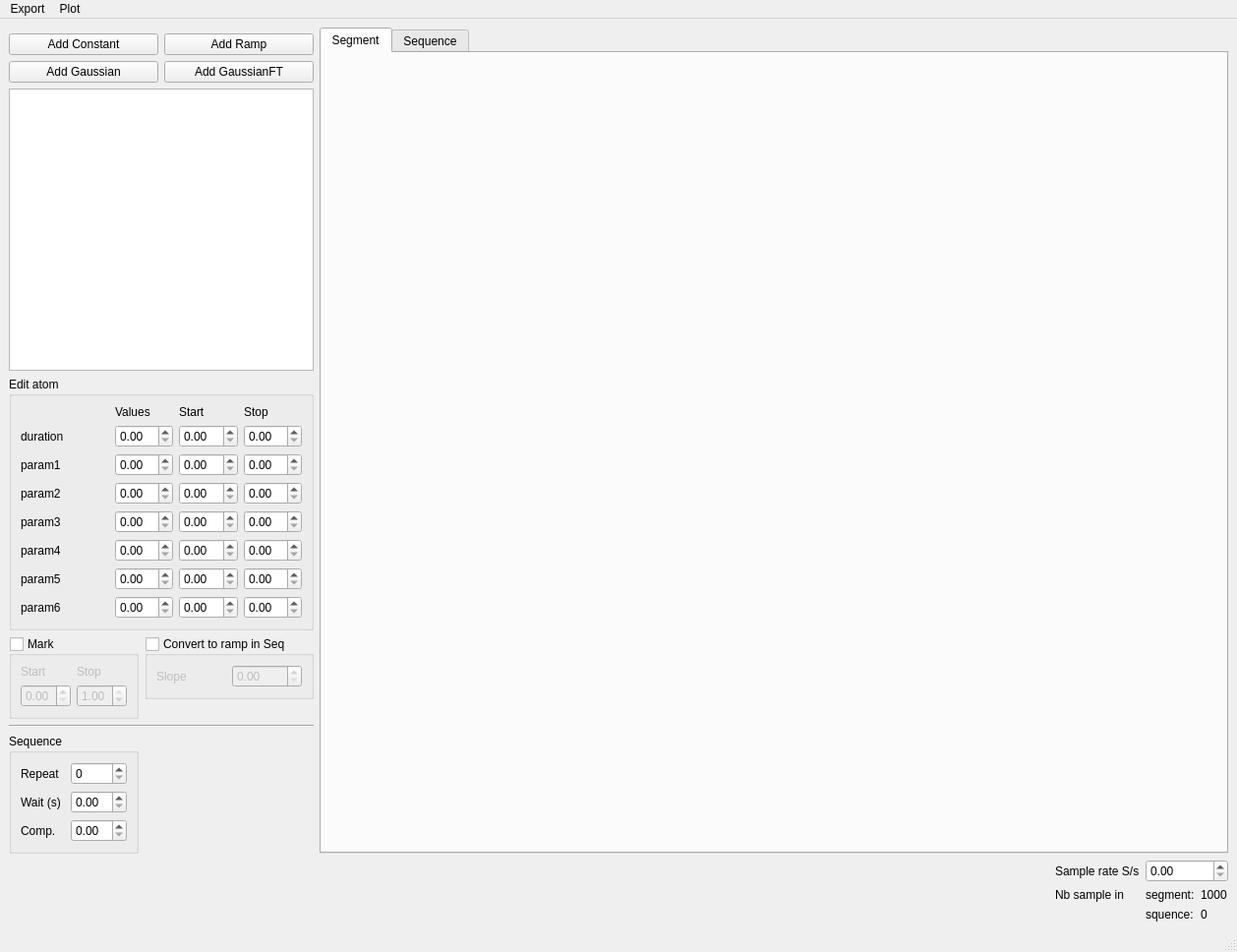
<?xml version="1.0" encoding="UTF-8"?>
<ui version="4.0">
 <class>MainWindow</class>
 <widget class="QMainWindow" name="MainWindow">
  <property name="geometry">
   <rect>
    <x>0</x>
    <y>0</y>
    <width>1258</width>
    <height>968</height>
   </rect>
  </property>
  <property name="sizePolicy">
   <sizepolicy hsizetype="Preferred" vsizetype="Preferred">
    <horstretch>0</horstretch>
    <verstretch>0</verstretch>
   </sizepolicy>
  </property>
  <property name="windowTitle">
   <string>MainWindow</string>
  </property>
  <widget class="QWidget" name="centralwidget">
   <layout class="QGridLayout" name="gridLayout">
    <item row="8" column="5">
     <spacer name="verticalSpacer">
      <property name="orientation">
       <enum>Qt::Horizontal</enum>
      </property>
      <property name="sizeHint" stdset="0">
       <size>
        <width>40</width>
        <height>20</height>
       </size>
      </property>
     </spacer>
    </item>
    <item row="7" column="0">
     <widget class="QGroupBox" name="groupBox">
      <property name="title">
       <string>Sequence</string>
      </property>
      <layout class="QGridLayout" name="gridLayout_4">
       <item row="0" column="0">
        <widget class="QLabel" name="label">
         <property name="text">
          <string>Repeat</string>
         </property>
        </widget>
       </item>
       <item row="1" column="0">
        <widget class="QLabel" name="label_8">
         <property name="text">
          <string>Wait (s)</string>
         </property>
        </widget>
       </item>
       <item row="1" column="1">
        <widget class="PyScientificSpinBox" name="sb_seq_wait"/>
       </item>
       <item row="2" column="1">
        <widget class="PyScientificSpinBox" name="sb_seq_comp"/>
       </item>
       <item row="0" column="1">
        <widget class="QSpinBox" name="sb_seq_repeat">
         <property name="maximum">
          <number>9999</number>
         </property>
        </widget>
       </item>
       <item row="2" column="0">
        <widget class="QLabel" name="label_3">
         <property name="text">
          <string>Comp.</string>
         </property>
        </widget>
       </item>
      </layout>
     </widget>
    </item>
    <item row="3" column="0" colspan="2">
     <widget class="QGroupBox" name="gb_atom">
      <property name="sizePolicy">
       <sizepolicy hsizetype="Preferred" vsizetype="Fixed">
        <horstretch>0</horstretch>
        <verstretch>0</verstretch>
       </sizepolicy>
      </property>
      <property name="title">
       <string>Edit atom</string>
      </property>
      <layout class="QGridLayout" name="gridLayout_2">
       <item row="0" column="3">
        <widget class="QLabel" name="label_4">
         <property name="text">
          <string>Start</string>
         </property>
        </widget>
       </item>
       <item row="4" column="4">
        <widget class="PyScientificSpinBox" name="vary_stop_3">
         <property name="enabled">
          <bool>true</bool>
         </property>
        </widget>
       </item>
       <item row="2" column="4">
        <widget class="PyScientificSpinBox" name="vary_stop_1">
         <property name="enabled">
          <bool>true</bool>
         </property>
        </widget>
       </item>
       <item row="0" column="2">
        <widget class="QLabel" name="label_2">
         <property name="text">
          <string>Values</string>
         </property>
        </widget>
       </item>
       <item row="3" column="0">
        <widget class="QLabel" name="lbl_value_2">
         <property name="minimumSize">
          <size>
           <width>90</width>
           <height>0</height>
          </size>
         </property>
         <property name="text">
          <string>param2</string>
         </property>
         <property name="wordWrap">
          <bool>true</bool>
         </property>
         <property name="margin">
          <number>0</number>
         </property>
        </widget>
       </item>
       <item row="4" column="0">
        <widget class="QLabel" name="lbl_value_3">
         <property name="minimumSize">
          <size>
           <width>90</width>
           <height>0</height>
          </size>
         </property>
         <property name="text">
          <string>param3</string>
         </property>
         <property name="wordWrap">
          <bool>true</bool>
         </property>
         <property name="margin">
          <number>0</number>
         </property>
        </widget>
       </item>
       <item row="3" column="2">
        <widget class="PyScientificSpinBox" name="sb_value_2"/>
       </item>
       <item row="1" column="3">
        <widget class="PyScientificSpinBox" name="vary_start_0">
         <property name="enabled">
          <bool>true</bool>
         </property>
        </widget>
       </item>
       <item row="4" column="2">
        <widget class="PyScientificSpinBox" name="sb_value_3"/>
       </item>
       <item row="0" column="4">
        <widget class="QLabel" name="label_5">
         <property name="text">
          <string>Stop</string>
         </property>
        </widget>
       </item>
       <item row="5" column="2">
        <widget class="PyScientificSpinBox" name="sb_value_4"/>
       </item>
       <item row="3" column="3">
        <widget class="PyScientificSpinBox" name="vary_start_2">
         <property name="enabled">
          <bool>true</bool>
         </property>
        </widget>
       </item>
       <item row="3" column="4">
        <widget class="PyScientificSpinBox" name="vary_stop_2">
         <property name="enabled">
          <bool>true</bool>
         </property>
        </widget>
       </item>
       <item row="5" column="4">
        <widget class="PyScientificSpinBox" name="vary_stop_4"/>
       </item>
       <item row="1" column="4">
        <widget class="PyScientificSpinBox" name="vary_stop_0">
         <property name="enabled">
          <bool>true</bool>
         </property>
        </widget>
       </item>
       <item row="4" column="3">
        <widget class="PyScientificSpinBox" name="vary_start_3">
         <property name="enabled">
          <bool>true</bool>
         </property>
        </widget>
       </item>
       <item row="2" column="3">
        <widget class="PyScientificSpinBox" name="vary_start_1">
         <property name="enabled">
          <bool>true</bool>
         </property>
        </widget>
       </item>
       <item row="5" column="3">
        <widget class="PyScientificSpinBox" name="vary_start_4"/>
       </item>
       <item row="5" column="0">
        <widget class="QLabel" name="lbl_value_4">
         <property name="minimumSize">
          <size>
           <width>90</width>
           <height>0</height>
          </size>
         </property>
         <property name="text">
          <string>param4</string>
         </property>
         <property name="wordWrap">
          <bool>true</bool>
         </property>
         <property name="margin">
          <number>0</number>
         </property>
        </widget>
       </item>
       <item row="1" column="2">
        <widget class="PyScientificSpinBox" name="sb_duration">
         <property name="minimum">
          <double>0.000000000000000</double>
         </property>
        </widget>
       </item>
       <item row="2" column="0">
        <widget class="QLabel" name="lbl_value_1">
         <property name="sizePolicy">
          <sizepolicy hsizetype="Preferred" vsizetype="Preferred">
           <horstretch>0</horstretch>
           <verstretch>0</verstretch>
          </sizepolicy>
         </property>
         <property name="minimumSize">
          <size>
           <width>90</width>
           <height>0</height>
          </size>
         </property>
         <property name="text">
          <string>param1</string>
         </property>
         <property name="wordWrap">
          <bool>true</bool>
         </property>
         <property name="margin">
          <number>0</number>
         </property>
        </widget>
       </item>
       <item row="2" column="2">
        <widget class="PyScientificSpinBox" name="sb_value_1"/>
       </item>
       <item row="7" column="2">
        <widget class="PyScientificSpinBox" name="sb_value_6"/>
       </item>
       <item row="6" column="2">
        <widget class="PyScientificSpinBox" name="sb_value_5"/>
       </item>
       <item row="6" column="3">
        <widget class="PyScientificSpinBox" name="vary_start_5"/>
       </item>
       <item row="7" column="3">
        <widget class="PyScientificSpinBox" name="vary_start_6"/>
       </item>
       <item row="7" column="4">
        <widget class="PyScientificSpinBox" name="vary_stop_6"/>
       </item>
       <item row="6" column="4">
        <widget class="PyScientificSpinBox" name="vary_stop_5"/>
       </item>
       <item row="7" column="0">
        <widget class="QLabel" name="lbl_value_6">
         <property name="minimumSize">
          <size>
           <width>90</width>
           <height>0</height>
          </size>
         </property>
         <property name="text">
          <string>param6</string>
         </property>
         <property name="wordWrap">
          <bool>true</bool>
         </property>
         <property name="margin">
          <number>0</number>
         </property>
        </widget>
       </item>
       <item row="6" column="0">
        <widget class="QLabel" name="lbl_value_5">
         <property name="minimumSize">
          <size>
           <width>90</width>
           <height>0</height>
          </size>
         </property>
         <property name="text">
          <string>param5</string>
         </property>
         <property name="wordWrap">
          <bool>true</bool>
         </property>
         <property name="margin">
          <number>0</number>
         </property>
        </widget>
       </item>
       <item row="1" column="0">
        <widget class="QLabel" name="lbl_duration">
         <property name="sizePolicy">
          <sizepolicy hsizetype="Preferred" vsizetype="Preferred">
           <horstretch>0</horstretch>
           <verstretch>0</verstretch>
          </sizepolicy>
         </property>
         <property name="minimumSize">
          <size>
           <width>90</width>
           <height>0</height>
          </size>
         </property>
         <property name="text">
          <string>duration</string>
         </property>
         <property name="wordWrap">
          <bool>true</bool>
         </property>
         <property name="margin">
          <number>0</number>
         </property>
        </widget>
       </item>
      </layout>
     </widget>
    </item>
    <item row="1" column="0" colspan="2">
     <layout class="QGridLayout" name="gridLayout_5">
      <item row="0" column="1">
       <widget class="QPushButton" name="pb_ramp">
        <property name="text">
         <string>Add Ramp</string>
        </property>
       </widget>
      </item>
      <item row="0" column="0">
       <widget class="QPushButton" name="pb_constant">
        <property name="text">
         <string>Add Constant</string>
        </property>
       </widget>
      </item>
      <item row="1" column="0">
       <widget class="QPushButton" name="pb_gaussian">
        <property name="text">
         <string>Add Gaussian</string>
        </property>
       </widget>
      </item>
      <item row="1" column="1">
       <widget class="QPushButton" name="pb_gaussian_ft">
        <property name="text">
         <string>Add GaussianFT</string>
        </property>
       </widget>
      </item>
     </layout>
    </item>
    <item row="0" column="5" rowspan="8" colspan="2">
     <widget class="QTabWidget" name="preview">
      <property name="currentIndex">
       <number>0</number>
      </property>
      <widget class="QWidget" name="preview_segment">
       <attribute name="title">
        <string>Segment</string>
       </attribute>
       <layout class="QVBoxLayout" name="verticalLayout">
        <item>
         <widget class="MatplotlibWidget" name="segment_plot" native="true"/>
        </item>
       </layout>
      </widget>
      <widget class="QWidget" name="preview_sequence">
       <attribute name="title">
        <string>Sequence</string>
       </attribute>
       <layout class="QHBoxLayout" name="horizontalLayout">
        <item>
         <widget class="MatplotlibWidget" name="sequence_plot" native="true"/>
        </item>
       </layout>
      </widget>
     </widget>
    </item>
    <item row="4" column="0" rowspan="2">
     <widget class="QGroupBox" name="gb_mark">
      <property name="title">
       <string>Mark</string>
      </property>
      <property name="checkable">
       <bool>true</bool>
      </property>
      <property name="checked">
       <bool>false</bool>
      </property>
      <layout class="QGridLayout" name="gridLayout_3">
       <item row="0" column="0">
        <widget class="QLabel" name="label_6">
         <property name="text">
          <string>Start</string>
         </property>
        </widget>
       </item>
       <item row="0" column="1">
        <widget class="QLabel" name="label_7">
         <property name="text">
          <string>Stop</string>
         </property>
        </widget>
       </item>
       <item row="1" column="0">
        <widget class="QDoubleSpinBox" name="sb_mark_start">
         <property name="maximum">
          <double>1.000000000000000</double>
         </property>
         <property name="singleStep">
          <double>0.100000000000000</double>
         </property>
        </widget>
       </item>
       <item row="1" column="1">
        <widget class="QDoubleSpinBox" name="sb_mark_stop">
         <property name="maximum">
          <double>1.000000000000000</double>
         </property>
         <property name="singleStep">
          <double>0.100000000000000</double>
         </property>
         <property name="value">
          <double>1.000000000000000</double>
         </property>
        </widget>
       </item>
      </layout>
     </widget>
    </item>
    <item row="2" column="0" colspan="2">
     <widget class="QListWidget" name="lw_atoms">
      <property name="sizePolicy">
       <sizepolicy hsizetype="Expanding" vsizetype="Expanding">
        <horstretch>0</horstretch>
        <verstretch>0</verstretch>
       </sizepolicy>
      </property>
      <property name="dragEnabled">
       <bool>true</bool>
      </property>
      <property name="dragDropMode">
       <enum>QAbstractItemView::InternalMove</enum>
      </property>
     </widget>
    </item>
    <item row="8" column="6">
     <layout class="QGridLayout" name="gridLayout_7">
      <item row="0" column="0">
       <widget class="QLabel" name="label_9">
        <property name="text">
         <string>Sample rate S/s</string>
        </property>
       </widget>
      </item>
      <item row="2" column="1">
       <widget class="QLabel" name="label_12">
        <property name="text">
         <string>squence:</string>
        </property>
       </widget>
      </item>
      <item row="2" column="2">
       <widget class="QLabel" name="lbl_nb_seq">
        <property name="text">
         <string>0</string>
        </property>
       </widget>
      </item>
      <item row="1" column="2">
       <widget class="QLabel" name="lbl_nb_seg">
        <property name="text">
         <string>1000</string>
        </property>
       </widget>
      </item>
      <item row="1" column="1">
       <widget class="QLabel" name="label_11">
        <property name="text">
         <string>segment:</string>
        </property>
       </widget>
      </item>
      <item row="0" column="1" colspan="2">
       <widget class="PyScientificSpinBox" name="sb_sample_rate">
        <property name="maximum">
         <double>9999999999.000000000000000</double>
        </property>
       </widget>
      </item>
      <item row="1" column="0">
       <widget class="QLabel" name="label_10">
        <property name="text">
         <string>Nb sample in</string>
        </property>
       </widget>
      </item>
     </layout>
    </item>
    <item row="4" column="1">
     <widget class="QGroupBox" name="gb_to_ramp">
      <property name="enabled">
       <bool>true</bool>
      </property>
      <property name="title">
       <string>Convert to ramp in Seq</string>
      </property>
      <property name="checkable">
       <bool>true</bool>
      </property>
      <property name="checked">
       <bool>false</bool>
      </property>
      <layout class="QGridLayout" name="gridLayout_8">
       <item row="0" column="0">
        <widget class="QLabel" name="label_13">
         <property name="text">
          <string>Slope</string>
         </property>
        </widget>
       </item>
       <item row="0" column="1">
        <widget class="PyScientificSpinBox" name="sb_slope"/>
       </item>
      </layout>
     </widget>
    </item>
    <item row="6" column="0" colspan="2">
     <widget class="Line" name="line">
      <property name="orientation">
       <enum>Qt::Horizontal</enum>
      </property>
     </widget>
    </item>
   </layout>
  </widget>
  <widget class="QMenuBar" name="menubar">
   <property name="geometry">
    <rect>
     <x>0</x>
     <y>0</y>
     <width>1258</width>
     <height>31</height>
    </rect>
   </property>
   <widget class="QMenu" name="menuExport_2">
    <property name="title">
     <string>Export</string>
    </property>
    <addaction name="export_code"/>
   </widget>
   <widget class="QMenu" name="menuPlot">
    <property name="title">
     <string>Plot</string>
    </property>
    <addaction name="action_superpose"/>
    <addaction name="action_highlight"/>
   </widget>
   <addaction name="menuExport_2"/>
   <addaction name="menuPlot"/>
  </widget>
  <widget class="QStatusBar" name="statusbar"/>
  <action name="actionCode">
   <property name="text">
    <string>to clipboard</string>
   </property>
  </action>
  <action name="actionto_file">
   <property name="text">
    <string>to file</string>
   </property>
  </action>
  <action name="action_show_v_lines">
   <property name="checkable">
    <bool>true</bool>
   </property>
   <property name="checked">
    <bool>true</bool>
   </property>
   <property name="text">
    <string>Show vertical lines</string>
   </property>
  </action>
  <action name="wav_to_txt">
   <property name="text">
    <string>to .txt file</string>
   </property>
  </action>
  <action name="wav_to_npy">
   <property name="text">
    <string>to .npy file</string>
   </property>
  </action>
  <action name="export_code">
   <property name="text">
    <string>Python Code</string>
   </property>
  </action>
  <action name="actionCode_3">
   <property name="text">
    <string>Code</string>
   </property>
  </action>
  <action name="action_superpose">
   <property name="checkable">
    <bool>true</bool>
   </property>
   <property name="text">
    <string>Superpose</string>
   </property>
  </action>
  <action name="action_highlight">
   <property name="checkable">
    <bool>true</bool>
   </property>
   <property name="checked">
    <bool>true</bool>
   </property>
   <property name="text">
    <string>Highlight</string>
   </property>
  </action>
 </widget>
 <customwidgets>
  <customwidget>
   <class>MatplotlibWidget</class>
   <extends>QWidget</extends>
   <header>tools/MatplotlibWidget</header>
   <container>1</container>
  </customwidget>
  <customwidget>
   <class>PyScientificSpinBox</class>
   <extends>QDoubleSpinBox</extends>
   <header>pyHegel.gui.ScientificSpinBox</header>
  </customwidget>
 </customwidgets>
 <resources/>
 <connections/>
</ui>
